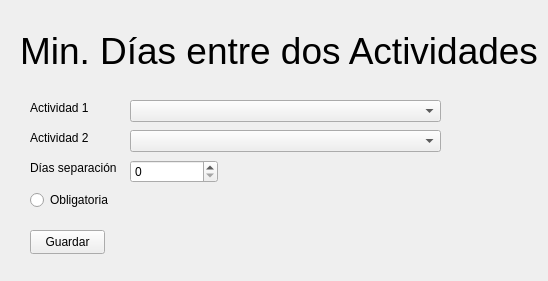
<?xml version="1.0" encoding="UTF-8"?>
<ui version="4.0">
 <class>res_separacionDias</class>
 <widget class="QWidget" name="res_separacionDias">
  <property name="geometry">
   <rect>
    <x>0</x>
    <y>0</y>
    <width>548</width>
    <height>281</height>
   </rect>
  </property>
  <property name="windowTitle">
   <string>res_separacionDias</string>
  </property>
  <widget class="QLabel" name="Title">
   <property name="geometry">
    <rect>
     <x>20</x>
     <y>20</y>
     <width>521</width>
     <height>61</height>
    </rect>
   </property>
   <property name="font">
    <font>
     <pointsize>28</pointsize>
    </font>
   </property>
   <property name="text">
    <string>Min. Días entre dos Actividades</string>
   </property>
  </widget>
  <widget class="QLabel" name="actividad1">
   <property name="geometry">
    <rect>
     <x>30</x>
     <y>100</y>
     <width>71</width>
     <height>16</height>
    </rect>
   </property>
   <property name="text">
    <string>Actividad 1</string>
   </property>
  </widget>
  <widget class="QLabel" name="actividad2">
   <property name="geometry">
    <rect>
     <x>30</x>
     <y>130</y>
     <width>61</width>
     <height>16</height>
    </rect>
   </property>
   <property name="text">
    <string>Actividad 2</string>
   </property>
  </widget>
  <widget class="QLabel" name="separacion">
   <property name="geometry">
    <rect>
     <x>30</x>
     <y>160</y>
     <width>91</width>
     <height>16</height>
    </rect>
   </property>
   <property name="text">
    <string>Días separación</string>
   </property>
  </widget>
  <widget class="QComboBox" name="actividad1Text">
   <property name="geometry">
    <rect>
     <x>130</x>
     <y>100</y>
     <width>311</width>
     <height>22</height>
    </rect>
   </property>
  </widget>
  <widget class="QComboBox" name="actividad2Text">
   <property name="geometry">
    <rect>
     <x>130</x>
     <y>130</y>
     <width>311</width>
     <height>22</height>
    </rect>
   </property>
  </widget>
  <widget class="QSpinBox" name="separacionText">
   <property name="geometry">
    <rect>
     <x>130</x>
     <y>160</y>
     <width>88</width>
     <height>23</height>
    </rect>
   </property>
  </widget>
  <widget class="QPushButton" name="save">
   <property name="geometry">
    <rect>
     <x>30</x>
     <y>230</y>
     <width>75</width>
     <height>24</height>
    </rect>
   </property>
   <property name="text">
    <string>Guardar</string>
   </property>
  </widget>
  <widget class="QRadioButton" name="obligatoria">
   <property name="geometry">
    <rect>
     <x>30</x>
     <y>190</y>
     <width>92</width>
     <height>20</height>
    </rect>
   </property>
   <property name="text">
    <string>Obligatoria</string>
   </property>
  </widget>
 </widget>
 <resources/>
 <connections/>
</ui>
